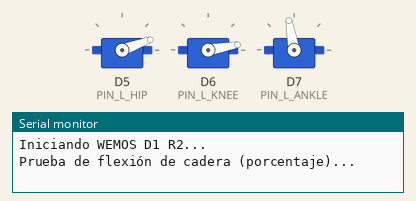
A sketch run on a simulated ESP8266 (Wemos D1 mini). Shown: 3 × servo, the last lines printed to the serial monitor.

Above: at 2.05 s.
At 4.0 s:
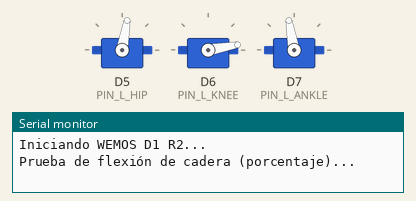
At 6.05 s:
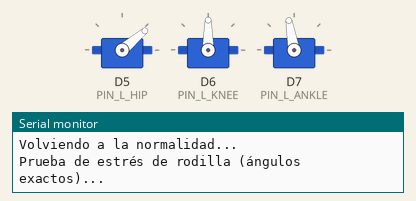
At 10.0 s:
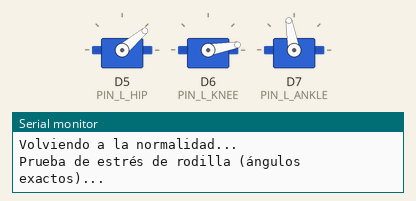
Timing chart, 0 to 12.4 s (numbered marks = the images above):
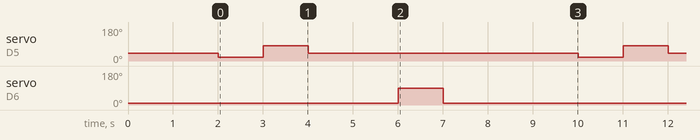

Measured:
- by itself, servo on D5 (PIN_L_HIP): repeats every 8.0 s: 80° 1.0 s, 40° 6.0 s, 20° 1.0 s
- by itself, servo on D6 (PIN_L_KNEE): alternates 90° for 1.0 s and 10° for 7.0 s

The sketch:

BipedoRobot.ino
```cpp
#include "Config.h"
#include "Leg.h"

// Instanciamos la pierna
Leg leftLeg;

void setup() {
  Serial.begin(115200);
  Serial.println("Iniciando WEMOS D1 R2...");

  leftLeg.begin();
  delay(2000);
}

void loop() {
  Serial.println("Prueba de flexión de cadera (porcentaje)...");
  leftLeg.hip.setPercentage(20);
  delay(1000);
  leftLeg.hip.setPercentage(80);
  delay(1000);

  Serial.println("Volviendo a la normalidad...");
  leftLeg.resetToStart();
  delay(2000);

  Serial.println("Prueba de estrés de rodilla (ángulos exactos)...");
  leftLeg.knee.setAngle(90);
  delay(1000);
  leftLeg.knee.setAngle(L_KNEE_START); // Vuelve al inicio seguro

  delay(3000); // Pausa de 3 segundos y repite el ciclo
}
```

Joint.cpp
```cpp
#include "Joint.h"

Joint::Joint(int attachPin, int minVal, int maxVal, int startPos) {
  pin = attachPin;
  minAngle = minVal;
  maxAngle = maxVal;
  currentAngle = startPos;
}

void Joint::begin() {
  myServo.attach(pin);
  setAngle(currentAngle);
}

void Joint::setAngle(int targetAngle) {
  if (targetAngle > maxAngle) {
    targetAngle = maxAngle;
  } else if (targetAngle < minAngle) {
    targetAngle = minAngle;
  }
  myServo.write(targetAngle);
  currentAngle = targetAngle;
}

void Joint::setPercentage(int percent) {
  if(percent < 0) percent = 0;
  if(percent > 100) percent = 100;

  int targetAngle = map(percent, 0, 100, minAngle, maxAngle);
  setAngle(targetAngle);
}
```

Joint.h
```cpp
#ifndef JOINT_H
#define JOINT_H

#include <Servo.h>
#include <Arduino.h>

class Joint {
    private:
        Servo myServo;
        int pin;
        int minAngle;
        int maxAngle;
        int currentAngle;

    public:
        Joint(int attachPin, int minVal, int maxVal, int startPos);
        void begin();
        void setAngle(int targetAngle);
        void setPercentage(int percent);
};

#endif
```

Leg.cpp
```cpp
#include "Leg.h"

Leg::Leg() :
  hip(PIN_L_HIP, L_HIP_MIN, L_HIP_MAX, L_HIP_START),
  knee(PIN_L_KNEE, L_KNEE_MIN, L_KNEE_MAX, L_KNEE_START),
  ankle(PIN_L_ANKLE, L_ANKLE_MIN, L_ANKLE_MAX, L_ANKLE_START)
{
}

void Leg::begin() {
  hip.begin();
  knee.begin();
  ankle.begin();
}

void Leg::resetToStart() {
  hip.setAngle(L_HIP_START);
  knee.setAngle(L_KNEE_START);
  ankle.setAngle(L_ANKLE_START);
}
```

Leg.h
```cpp
#ifndef LEG_H
#define LEG_H

#include "Joint.h"
#include "Config.h"

class Leg {
  public:
    Joint hip;
    Joint knee;
    Joint ankle;

    Leg();

    void begin();
    void resetToStart();
};

#endif
```

Config.h
```cpp
#ifndef CONFIG_H
#define CONFIG_H

#include <Arduino.h>

//PINES DE LA PIERNA IZQUIERDA
const int PIN_L_HIP = D5;
const int PIN_L_KNEE = D6;
const int PIN_L_ANKLE = D7;

//LIMITES DE SEGURIDAD

const int L_HIP_MIN = 0;
const int L_HIP_MAX = 100;

const int L_KNEE_MIN = 0;
const int L_KNEE_MAX = 100;

const int L_ANKLE_MIN = 5;
const int L_ANKLE_MAX = 165;

//POSICIONES INICIALES
const int L_HIP_START = 40;
const int L_KNEE_START = 10;
const int L_ANKLE_START = 100;
#endif
```
